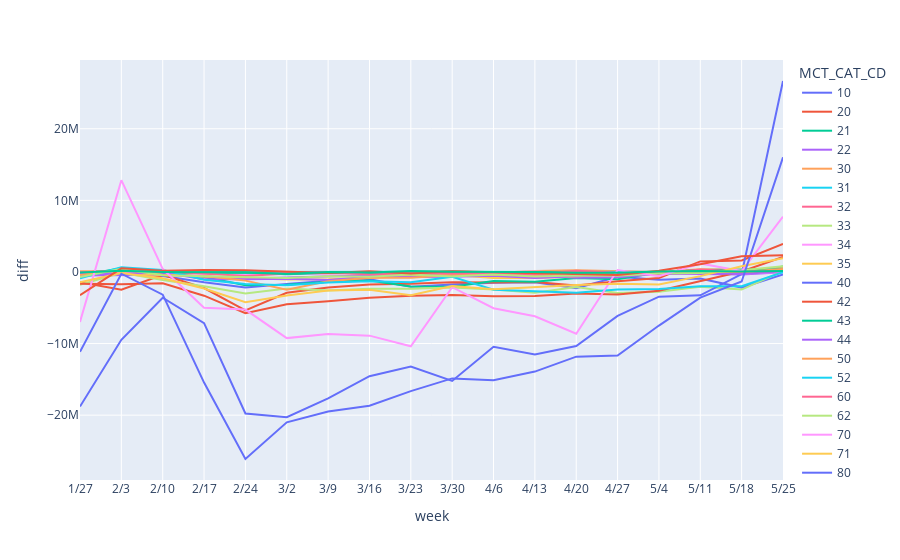

The code cell stored with this chart in its notebook:
### Code cell
fig = px.line(total_diff2, x="week", y="diff", color='MCT_CAT_CD')

fig.update_layout(
    xaxis = dict(
        tickmode = 'array',
        tickvals = np.arange(0, len(test2)),
        ticktext = test2
    )
)
fig.show()

### Figure 1 — Plotly figure (JSON) as saved in the notebook; plotly's stock layout.template omitted (floating-point values rounded to 4 significant figures)
{"data": [{"hovertemplate": "MCT_CAT_CD=10<br>week=%{x}<br>diff=%{y}<extra></extra>", "legendgroup": "10", "line": {"color": "#636efa", "dash": "solid"}, "mode": "lines", "name": "10", "orientation": "v", "showlegend": true, "type": "scatter", "x": [5, 6, 7, 8, 9, 10, 11, 12, 13, 14, 15, 16, 17, 18, 19, 20, 21, 22], "xaxis": "x", "y": [-128516, -382808, -562557, -1435142, -2173390, -1667320, -1222206, -1019474, -2059199, -1757075, -1507284, -1434409, -2262574, -658825, -1082431, -901282, -2184104, -339949], "yaxis": "y"}, {"hovertemplate": "MCT_CAT_CD=20<br>week=%{x}<br>diff=%{y}<extra></extra>", "legendgroup": "20", "line": {"color": "#EF553B", "dash": "solid"}, "mode": "lines", "name": "20", "orientation": "v", "showlegend": true, "type": "scatter", "x": [5, 6, 7, 8, 9, 10, 11, 12, 13, 14, 15, 16, 17, 18, 19, 20, 21, 22], "xaxis": "x", "y": [-1440282, -2465272, -402523, -2243492, -5370913, -2914368, -2169969, -1743699, -1641864, -1429209, -1476488, -1411388, -1897487, -1290939, -840965, 1457674, 1604504, 3932281], "yaxis": "y"}, {"hovertemplate": "MCT_CAT_CD=21<br>week=%{x}<br>diff=%{y}<extra></extra>", "legendgroup": "21", "line": {"color": "#00cc96", "dash": "solid"}, "mode": "lines", "name": "21", "orientation": "v", "showlegend": true, "type": "scatter", "x": [5, 6, 7, 8, 9, 10, 11, 12, 13, 14, 15, 16, 17, 18, 19, 20, 21, 22], "xaxis": "x", "y": [-444323, 524724, -117169, -707834, -1857542, -1793297, -1364792, -1202537, -2018447, -2068745, -1266039, -1381503, -854330, -1023151, -24441, -75207, -285348, 767917], "yaxis": "y"}, {"hovertemplate": "MCT_CAT_CD=22<br>week=%{x}<br>diff=%{y}<extra></extra>", "legendgroup": "22", "line": {"color": "#ab63fa", "dash": "solid"}, "mode": "lines", "name": "22", "orientation": "v", "showlegend": true, "type": "scatter", "x": [5, 6, 7, 8, 9, 10, 11, 12, 13, 14, 15, 16, 17, 18, 19, 20, 21, 22], "xaxis": "x", "y": [-476547, -469111, -379300, -587143, -965054, -783278, -670713, -463407, -563584, -369792, -381400, -438002, -805299, -721311, -219859, -272296, -350606, -28673], "yaxis": "y"}, {"hovertemplate": "MCT_CAT_CD=30<br>week=%{x}<br>diff=%{y}<extra></extra>", "legendgroup": "30", "line": {"color": "#FFA15A", "dash": "solid"}, "mode": "lines", "name": "30", "orientation": "v", "showlegend": true, "type": "scatter", "x": [5, 6, 7, 8, 9, 10, 11, 12, 13, 14, 15, 16, 17, 18, 19, 20, 21, 22], "xaxis": "x", "y": [111187, 127433, 115650, -117208, -220387, -23848, -169716, -212750, -39756, 145405, -151986, 134656, 229043, 99781, -14793, 385670, 300760, 510086], "yaxis": "y"}, {"hovertemplate": "MCT_CAT_CD=31<br>week=%{x}<br>diff=%{y}<extra></extra>", "legendgroup": "31", "line": {"color": "#19d3f3", "dash": "solid"}, "mode": "lines", "name": "31", "orientation": "v", "showlegend": true, "type": "scatter", "x": [5, 6, 7, 8, 9, 10, 11, 12, 13, 14, 15, 16, 17, 18, 19, 20, 21, 22], "xaxis": "x", "y": [-19224, 21241, -39265, -9002, 9573, 21216, 19171, -38150, 2217, 12863, 86, -976, 15097, 13999, -12700, 26704, -8132, 24179], "yaxis": "y"}, {"hovertemplate": "MCT_CAT_CD=32<br>week=%{x}<br>diff=%{y}<extra></extra>", "legendgroup": "32", "line": {"color": "#FF6692", "dash": "solid"}, "mode": "lines", "name": "32", "orientation": "v", "showlegend": true, "type": "scatter", "x": [5, 6, 7, 8, 9, 10, 11, 12, 13, 14, 15, 16, 17, 18, 19, 20, 21, 22], "xaxis": "x", "y": [-82592, 136705, -18909, -185537, -234622, -209262, -169996, -115208, -172620, -122945, -109290, -62332, -43498, -195034, -42316, -61254, 184935, 405676], "yaxis": "y"}, {"hovertemplate": "MCT_CAT_CD=33<br>week=%{x}<br>diff=%{y}<extra></extra>", "legendgroup": "33", "line": {"color": "#B6E880", "dash": "solid"}, "mode": "lines", "name": "33", "orientation": "v", "showlegend": true, "type": "scatter", "x": [5, 6, 7, 8, 9, 10, 11, 12, 13, 14, 15, 16, 17, 18, 19, 20, 21, 22], "xaxis": "x", "y": [-1779392, -103549, -1127708, -1988438, -2995884, -2313138, -2586839, -2337167, -2334798, -2154457, -2440562, -2913877, -2102367, -2939046, -2777717, -2066211, -2454543, 103849], "yaxis": "y"}, {"hovertemplate": "MCT_CAT_CD=34<br>week=%{x}<br>diff=%{y}<extra></extra>", "legendgroup": "34", "line": {"color": "#FF97FF", "dash": "solid"}, "mode": "lines", "name": "34", "orientation": "v", "showlegend": true, "type": "scatter", "x": [5, 6, 7, 8, 9, 10, 11, 12, 13, 14, 15, 16, 17, 18, 19, 20, 21, 22], "xaxis": "x", "y": [3124, -70075, -86882, -242080, -357230, -262563, -229683, -143321, -409670, 60926, -60672, 55812, -210523, -241818, 7783, 1040, -232816, 19121], "yaxis": "y"}, {"hovertemplate": "MCT_CAT_CD=35<br>week=%{x}<br>diff=%{y}<extra></extra>", "legendgroup": "35", "line": {"color": "#FECB52", "dash": "solid"}, "mode": "lines", "name": "35", "orientation": "v", "showlegend": true, "type": "scatter", "x": [5, 6, 7, 8, 9, 10, 11, 12, 13, 14, 15, 16, 17, 18, 19, 20, 21, 22], "xaxis": "x", "y": [-288983, -226911, -437793, -649619, -904214, -1035874, -1002132, -834455, -479333, -438678, -846093, -841457, -639129, -234612, -306650, -44830, 22582, 178050], "yaxis": "y"}, {"hovertemplate": "MCT_CAT_CD=40<br>week=%{x}<br>diff=%{y}<extra></extra>", "legendgroup": "40", "line": {"color": "#636efa", "dash": "solid"}, "mode": "lines", "name": "40", "orientation": "v", "showlegend": true, "type": "scatter", "x": [5, 6, 7, 8, 9, 10, 11, 12, 13, 14, 15, 16, 17, 18, 19, 20, 21, 22], "xaxis": "x", "y": [-18802479, -9468995, -3592701, -7143528, -19771262, -20287592, -17664072, -14553791, -13204202, -15218102, -10446053, -11515797, -10349715, -6136349, -3450724, -3268825, -305007, 26672990], "yaxis": "y"}, {"hovertemplate": "MCT_CAT_CD=42<br>week=%{x}<br>diff=%{y}<extra></extra>", "legendgroup": "42", "line": {"color": "#EF553B", "dash": "solid"}, "mode": "lines", "name": "42", "orientation": "v", "showlegend": true, "type": "scatter", "x": [5, 6, 7, 8, 9, 10, 11, 12, 13, 14, 15, 16, 17, 18, 19, 20, 21, 22], "xaxis": "x", "y": [-1662177, -1723193, -1578132, -3310919, -5771283, -4516691, -4077216, -3598283, -3310620, -3224928, -3399392, -3365384, -3013294, -3142697, -2626768, -1243313, 63602, 2089680], "yaxis": "y"}, {"hovertemplate": "MCT_CAT_CD=43<br>week=%{x}<br>diff=%{y}<extra></extra>", "legendgroup": "43", "line": {"color": "#00cc96", "dash": "solid"}, "mode": "lines", "name": "43", "orientation": "v", "showlegend": true, "type": "scatter", "x": [5, 6, 7, 8, 9, 10, 11, 12, 13, 14, 15, 16, 17, 18, 19, 20, 21, 22], "xaxis": "x", "y": [-83773, 182739, -128302, -150039, -79929, -329436, -98256, -196076, -325945, -78078, -321091, -48554, -73511, -208371, -69253, 290496, 374300, 392370], "yaxis": "y"}, {"hovertemplate": "MCT_CAT_CD=44<br>week=%{x}<br>diff=%{y}<extra></extra>", "legendgroup": "44", "line": {"color": "#ab63fa", "dash": "solid"}, "mode": "lines", "name": "44", "orientation": "v", "showlegend": true, "type": "scatter", "x": [5, 6, 7, 8, 9, 10, 11, 12, 13, 14, 15, 16, 17, 18, 19, 20, 21, 22], "xaxis": "x", "y": [-283181, -267799, -89947, -1018251, -1021970, -942092, -1115806, -667396, -694139, -659592, -516748, -844695, -588045, -623671, -317070, -145220, -288283, 113817], "yaxis": "y"}, {"hovertemplate": "MCT_CAT_CD=50<br>week=%{x}<br>diff=%{y}<extra></extra>", "legendgroup": "50", "line": {"color": "#FFA15A", "dash": "solid"}, "mode": "lines", "name": "50", "orientation": "v", "showlegend": true, "type": "scatter", "x": [5, 6, 7, 8, 9, 10, 11, 12, 13, 14, 15, 16, 17, 18, 19, 20, 21, 22], "xaxis": "x", "y": [-418014, 347834, -376119, -554452, -1210855, -2471672, -1301028, -809211, -823679, -431754, -351228, -430609, -64933, -280605, -140, -16352, 772, 406764], "yaxis": "y"}, {"hovertemplate": "MCT_CAT_CD=52<br>week=%{x}<br>diff=%{y}<extra></extra>", "legendgroup": "52", "line": {"color": "#19d3f3", "dash": "solid"}, "mode": "lines", "name": "52", "orientation": "v", "showlegend": true, "type": "scatter", "x": [5, 6, 7, 8, 9, 10, 11, 12, 13, 14, 15, 16, 17, 18, 19, 20, 21, 22], "xaxis": "x", "y": [-887131, 665112, 283432, -1078088, -1689319, -1854430, -1455038, -1296789, -1430505, -659018, -2490556, -2694359, -2894468, -2461213, -2383256, -1999732, -1987596, -23894], "yaxis": "y"}, {"hovertemplate": "MCT_CAT_CD=60<br>week=%{x}<br>diff=%{y}<extra></extra>", "legendgroup": "60", "line": {"color": "#FF6692", "dash": "solid"}, "mode": "lines", "name": "60", "orientation": "v", "showlegend": true, "type": "scatter", "x": [5, 6, 7, 8, 9, 10, 11, 12, 13, 14, 15, 16, 17, 18, 19, 20, 21, 22], "xaxis": "x", "y": [-27103, 139117, 94932, -211008, -567403, -216760, -13776, -350047, -219372, -197357, -130747, -326471, 179249, -106557, -253483, 350291, 49023, 122520], "yaxis": "y"}, {"hovertemplate": "MCT_CAT_CD=62<br>week=%{x}<br>diff=%{y}<extra></extra>", "legendgroup": "62", "line": {"color": "#B6E880", "dash": "solid"}, "mode": "lines", "name": "62", "orientation": "v", "showlegend": true, "type": "scatter", "x": [5, 6, 7, 8, 9, 10, 11, 12, 13, 14, 15, 16, 17, 18, 19, 20, 21, 22], "xaxis": "x", "y": [-700070, 438685, -455539, -616548, -732592, -840523, -595078, -679934, -368645, -631794, -368023, -636661, -476499, -527726, -208976, -158126, 249404, 805663], "yaxis": "y"}, {"hovertemplate": "MCT_CAT_CD=70<br>week=%{x}<br>diff=%{y}<extra></extra>", "legendgroup": "70", "line": {"color": "#FF97FF", "dash": "solid"}, "mode": "lines", "name": "70", "orientation": "v", "showlegend": true, "type": "scatter", "x": [5, 6, 7, 8, 9, 10, 11, 12, 13, 14, 15, 16, 17, 18, 19, 20, 21, 22], "xaxis": "x", "y": [-6976936, 12821060, 436471, -4985680, -5257384, -9238601, -8666713, -8895641, -10379582, -2127047, -5068047, -6180817, -8621681, 266378, -594320, 1179755, 122720, 7729213], "yaxis": "y"}, {"hovertemplate": "MCT_CAT_CD=71<br>week=%{x}<br>diff=%{y}<extra></extra>", "legendgroup": "71", "line": {"color": "#FECB52", "dash": "solid"}, "mode": "lines", "name": "71", "orientation": "v", "showlegend": true, "type": "scatter", "x": [5, 6, 7, 8, 9, 10, 11, 12, 13, 14, 15, 16, 17, 18, 19, 20, 21, 22], "xaxis": "x", "y": [-1437962, -157364, -884317, -2299380, -4217727, -3300864, -2605850, -2478281, -3237326, -1976876, -2402963, -2074671, -1825186, -1657565, -1759587, -578466, 807856, 1929494], "yaxis": "y"}, {"hovertemplate": "MCT_CAT_CD=80<br>week=%{x}<br>diff=%{y}<extra></extra>", "legendgroup": "80", "line": {"color": "#636efa", "dash": "solid"}, "mode": "lines", "name": "80", "orientation": "v", "showlegend": true, "type": "scatter", "x": [5, 6, 7, 8, 9, 10, 11, 12, 13, 14, 15, 16, 17, 18, 19, 20, 21, 22], "xaxis": "x", "y": [-11153148, -247275, -3168656, -15450529, -26124364, -21004826, -19497317, -18693290, -16645021, -14866225, -15139560, -13912293, -11825844, -11662262, -7484443, -3588956, -1333327, 16009090], "yaxis": "y"}, {"hovertemplate": "MCT_CAT_CD=81<br>week=%{x}<br>diff=%{y}<extra></extra>", "legendgroup": "81", "line": {"color": "#EF553B", "dash": "solid"}, "mode": "lines", "name": "81", "orientation": "v", "showlegend": true, "type": "scatter", "x": [5, 6, 7, 8, 9, 10, 11, 12, 13, 14, 15, 16, 17, 18, 19, 20, 21, 22], "xaxis": "x", "y": [-3252862, 506851, 180623, 283489, 249937, 15806, -147465, 85588, -206656, 84694, -29211, -221139, -265028, -418114, 160517, 1089024, 2203755, 2327961], "yaxis": "y"}, {"hovertemplate": "MCT_CAT_CD=92<br>week=%{x}<br>diff=%{y}<extra></extra>", "legendgroup": "92", "line": {"color": "#00cc96", "dash": "solid"}, "mode": "lines", "name": "92", "orientation": "v", "showlegend": true, "type": "scatter", "x": [5, 6, 7, 8, 9, 10, 11, 12, 13, 14, 15, 16, 17, 18, 19, 20, 21, 22], "xaxis": "x", "y": [-72264, 154434, 7907, -64777, -78634, -292665, -1834, -70949, 140300, 41152, 60731, -17002, -121296, -107393, 52778, 147548, 64242, 127828], "yaxis": "y"}], "layout": {"legend": {"title": {"text": "MCT_CAT_CD"}, "tracegroupgap": 0}, "margin": {"t": 60}, "xaxis": {"anchor": "y", "domain": [0, 1], "tickmode": "array", "ticktext": ["12/23", "12/30", "1/6", "1/13", "1/20", "1/27", "2/3", "2/10", "2/17", "2/24", "3/2", "3/9", "3/16", "3/23", "3/30", "4/6", "4/13", "4/20", "4/27", "5/4", "5/11", "5/18", "5/25", "6/1", "6/8", "6/15", "6/22", "6/29", "7/6", "7/13", "7/20", "7/27", "8/3", "8/10", "8/17", "8/24", "8/31", "9/7", "9/14", "9/21", "9/28", "10/5", "10/12", "10/19", "10/26", "11/2", "11/9", "11/16", "11/23", "11/30", "12/7", "12/14"], "tickvals": [0, 1, 2, 3, 4, 5, 6, 7, 8, 9, 10, 11, 12, 13, 14, 15, 16, 17, 18, 19, 20, 21, 22, 23, 24, 25, 26, 27, 28, 29, 30, 31, 32, 33, 34, 35, 36, 37, 38, 39, 40, 41, 42, 43, 44, 45, 46, 47, 48, 49, 50, 51], "title": {"text": "week"}}, "yaxis": {"anchor": "x", "domain": [0, 1], "title": {"text": "diff"}}}}
